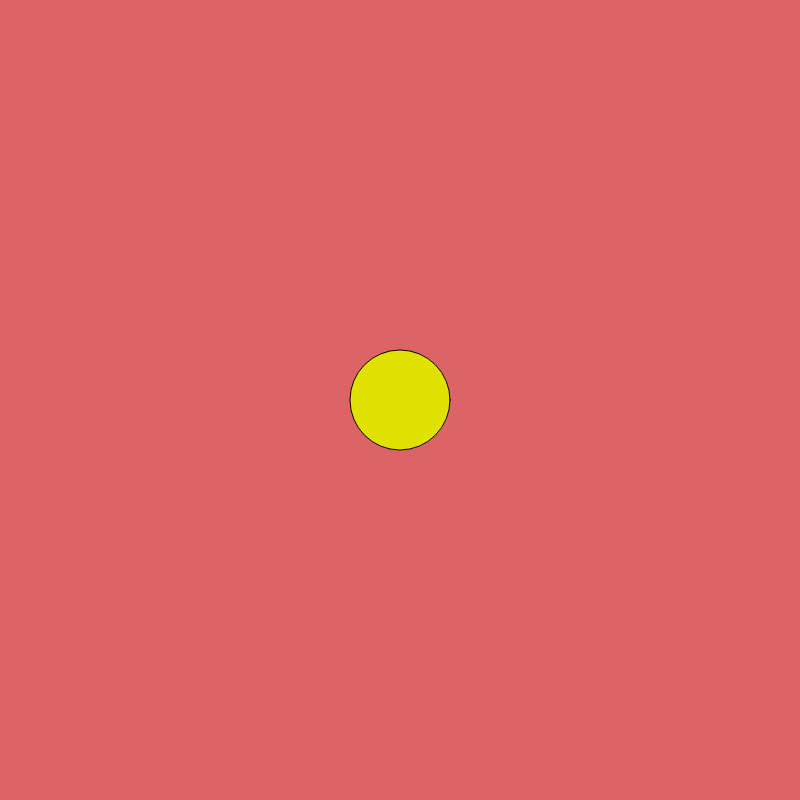
Frame 1 (no input)
Frame 60 (no input): identical to frame 1, image omitted
Frame 120 (the mouse pressed at the canvas centre since frame 60): identical to frame 1, image omitted

The p5.js sketch that drew this single still picture (run headless with seeded random() and noise() and a simulated clock; from frame 60 on, the mouse is pressed at the canvas centre):

// p5.js sketch
// ── sketch.js
function setup() {
  createCanvas(800, 800);
}

function draw() {
  background(220,100,100);
  fill(225,225,0);
  circle(400,400,100,100);
}
